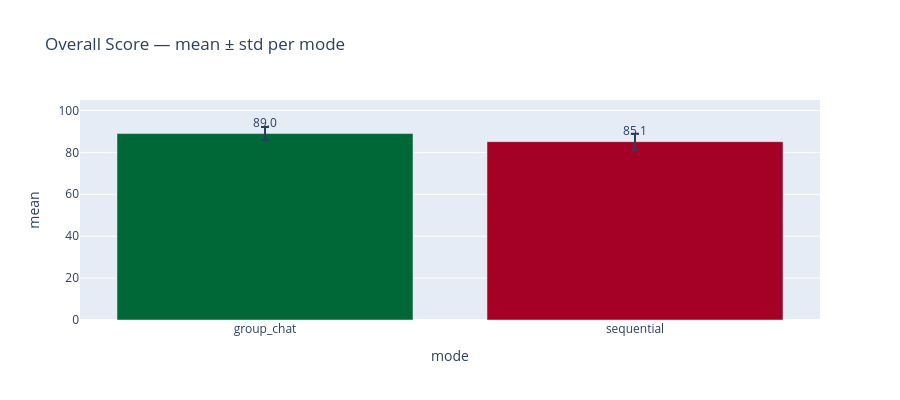

The notebook cell this image was saved under:
### Code cell
agg_mode = df.groupby('mode')['overall_score'].agg(['mean', 'std', 'count']).reset_index()

fig = px.bar(
    agg_mode, x='mode', y='mean', error_y='std',
    text='mean', color='mean', color_continuous_scale='RdYlGn',
    title='Overall Score — mean ± std per mode'
)
fig.update_traces(texttemplate='%{text:.1f}', textposition='outside')
fig.update_layout(yaxis_range=[0, 105], height=400, coloraxis_showscale=False)
fig.show()

### Figure 1 — Plotly figure (JSON) as saved in the notebook; plotly's stock layout.template omitted (floating-point values rounded to 4 significant figures)
{"data": [{"error_y": {"array": [3.11, 3.788]}, "hovertemplate": "mode=%{x}<br>mean=%{marker.color}<extra></extra>", "legendgroup": "", "marker": {"color": [88.99, 85.12], "coloraxis": "coloraxis", "pattern": {"shape": ""}}, "name": "", "orientation": "v", "showlegend": false, "text": [88.99, 85.12], "textposition": "outside", "texttemplate": "%{text:.1f}", "type": "bar", "x": ["group_chat", "sequential"], "xaxis": "x", "y": [88.99, 85.12], "yaxis": "y"}], "layout": {"barmode": "relative", "coloraxis": {"colorbar": {"title": {"text": "mean"}}, "colorscale": [[0, "rgb(165,0,38)"], [0.1, "rgb(215,48,39)"], [0.2, "rgb(244,109,67)"], [0.3, "rgb(253,174,97)"], [0.4, "rgb(254,224,139)"], [0.5, "rgb(255,255,191)"], [0.6, "rgb(217,239,139)"], [0.7, "rgb(166,217,106)"], [0.8, "rgb(102,189,99)"], [0.9, "rgb(26,152,80)"], [1, "rgb(0,104,55)"]], "showscale": false}, "height": 400, "legend": {"tracegroupgap": 0}, "title": {"text": "Overall Score — mean ± std per mode"}, "xaxis": {"anchor": "y", "domain": [0, 1], "title": {"text": "mode"}}, "yaxis": {"anchor": "x", "domain": [0, 1], "range": [0, 105], "title": {"text": "mean"}}}}
